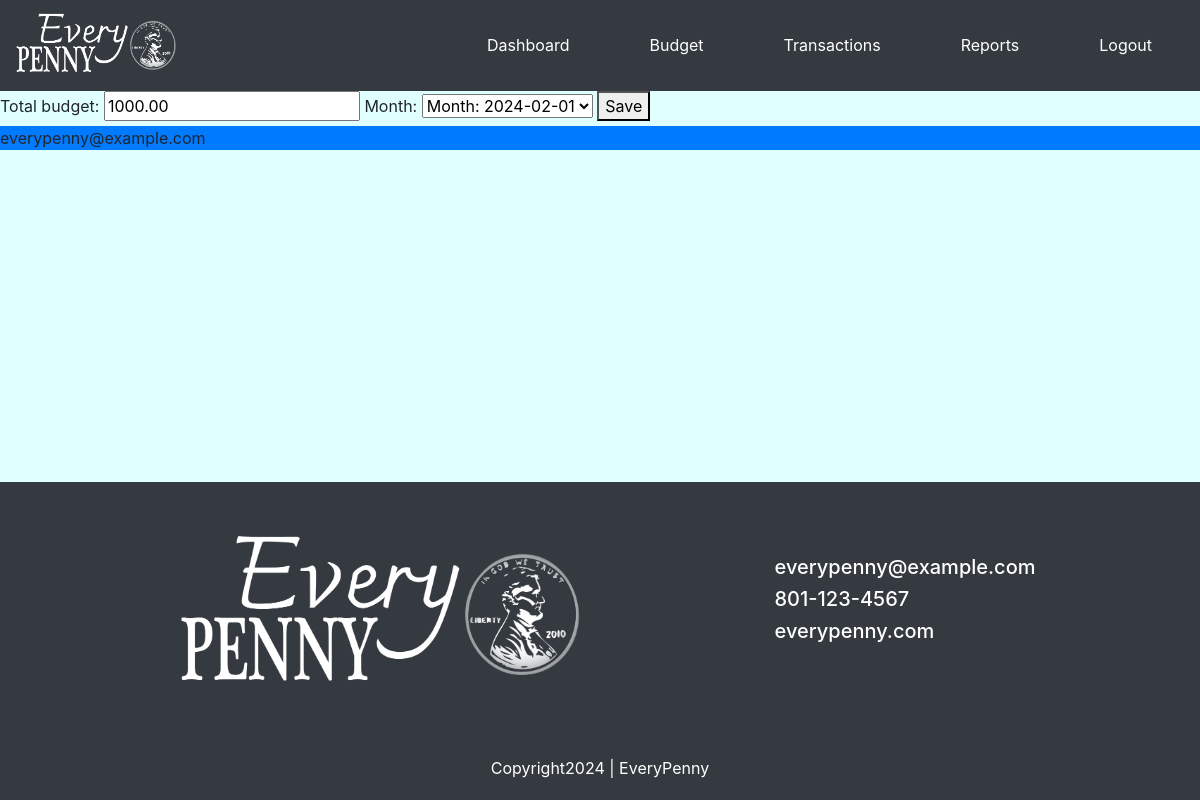
Page /budget/edit_budget/1 (signed in) on the earlier database version.
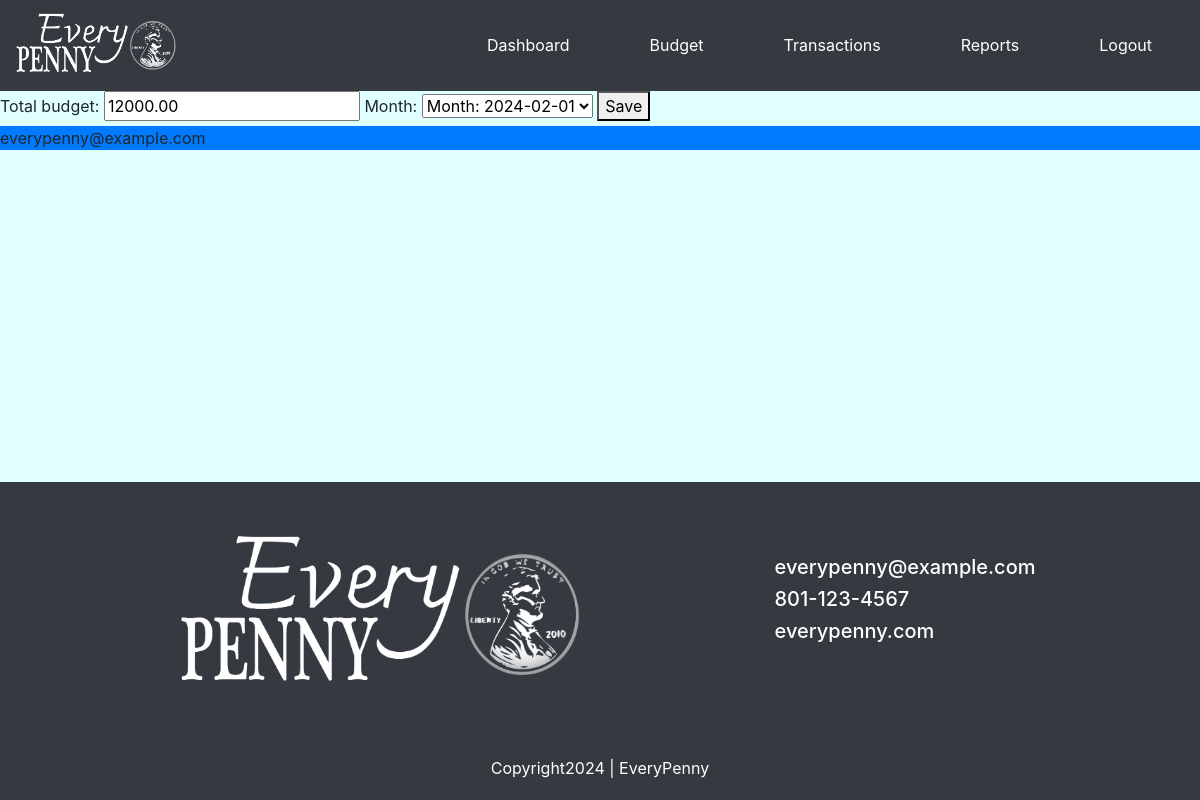
Same page on the later database version.
### budget/models.py (models this page shows, shortened)
class Budget(models.Model):
    user = models.ForeignKey(User, on_delete=models.CASCADE)
    budget_name = models.CharField(max_length=100)
    total_budget = models.DecimalField(max_digits=10, decimal_places=2)
    month = models.ForeignKey(Month, on_delete=models.CASCADE)

### budget/views.py (the view)
# urls.py: path('edit_budget/<int:id>', views.edit_budget, name='edit_budget'),
@login_required(login_url='login')
def edit_budget(request, id):
    budget = Budget.objects.get(id=id)
    form = BudgetForm(request.POST or None, instance=budget)
    if form.is_valid():
        f = form.save(commit=False)
        f.user = request.user
        f.save()
        return redirect('budget:view_budget', id)
    else:
        form = form
    return render(request, 'budget/form.html', {"form": form, 'budget': budget})

### budget/forms.py
class BudgetForm(forms.ModelForm):
    class Meta:
        model = Budget
        fields = ['total_budget', 'month']

### budget/models.py (called while the page is built)
    def __str__(self):
        return f"Month: {self.month}"

### budget/templates/budget/form.html (shortened to what this page needs)
{% extends 'budget/base.html' %}
{% block body %}
<form method="POST" enctype="multipart/form-data">
    {{ form }}
    <button type="submit">Save</button>
</form>
{% endblock %}

Differences in the rows shown:
changed Budget: total_budget "1000.00" → "12000.00"
